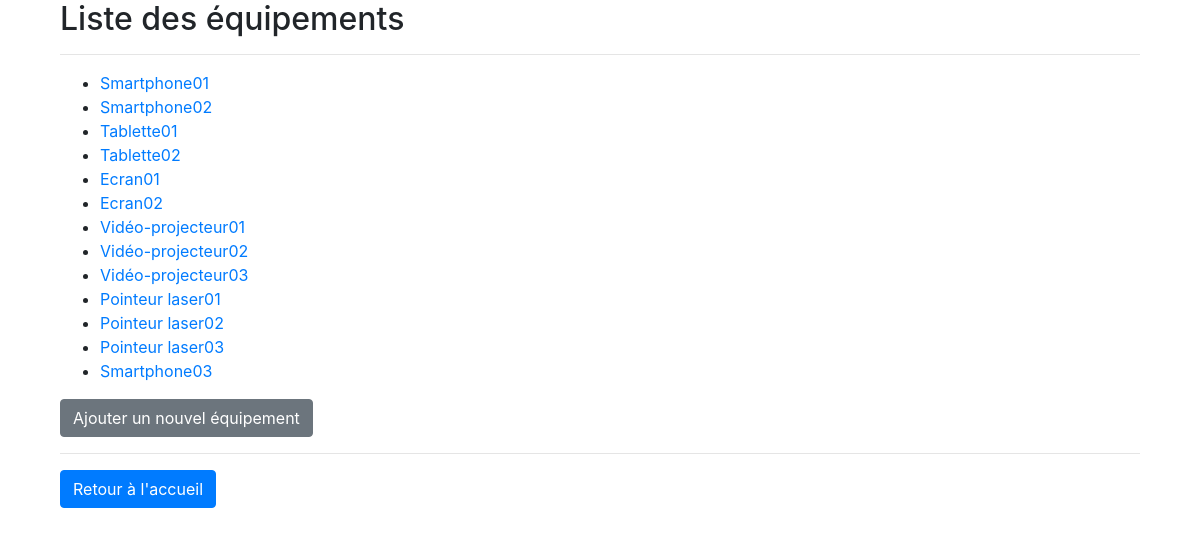
The page /equipements/ on the database as committed earlier.
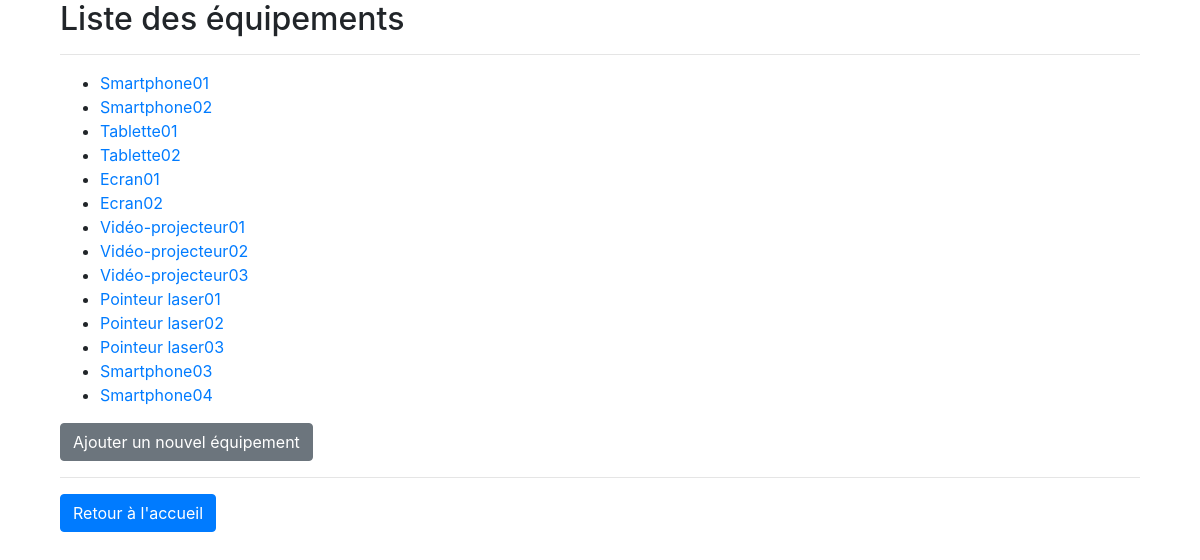
The same page on the database as committed later.
### gestion_materiel/models.py (models this page shows, shortened)
class Equipement(models.Model):
    nom = models.CharField(max_length=100)
    type = models.CharField(max_length=100)
    date_achat = models.DateField()
    cout = models.DecimalField(max_digits=8, decimal_places=2)
    type_budget = models.CharField(max_length=100)  # Type de budget utilisé pour l'achat
    accessoires = models.CharField(max_length=200)  # Liste des accessoires
    etat_accessoires = models.CharField(max_length=200)  # État des accessoires
    acheteur = models.CharField(max_length=100, choices=[('lycee', 'Lycée'), ('mandant', 'Mandant')], default='lycee')
    proprietaire = models.ForeignKey(Enseignant, related_name='equipements_possedes', on_delete=models.SET_NULL, null=True)
    salle_actuelle = models.ForeignKey(Salle, related_name='equipements_stockes', on_delete=models.SET_NULL, null=True)
    detenteur_actuel = models.ForeignKey(Enseignant, related_name='equipements_detenus', on_delete=models.SET_NULL, null=True)

### gestion_materiel/views.py (the view)
# urls.py: path('equipements/', EquipementListView.as_view(), name='equipement-list'),
class EquipementListView(ListView):
    model = Equipement
    context_object_name = 'equipements'
    template_name = 'gestion_materiel/equipement_list.html'

### gestion_materiel/templates/gestion_materiel/equipement_list.html
{% extends 'gestion_materiel/base.html' %}
{% block content %}
<div class="container">
    <h2>Liste des équipements</h2>
    <hr>
    <ul>
        {% for equipement in equipements %}
        <li><a href="{% url 'equipement-detail' pk=equipement.pk %}">{{ equipement.nom }}</a></li>
        {% endfor %}
    </ul>
    <a href="{% url 'equipement-create' %}" class="btn btn-secondary">Ajouter un nouvel équipement</a>
    <hr>
    <a href="{% url 'home' %}" class="btn btn-primary">Retour à l'accueil</a>
</div>
{% endblock %}

Rows that differ between the two databases and show on the page:
added Equipement: nom "Smartphone04"
